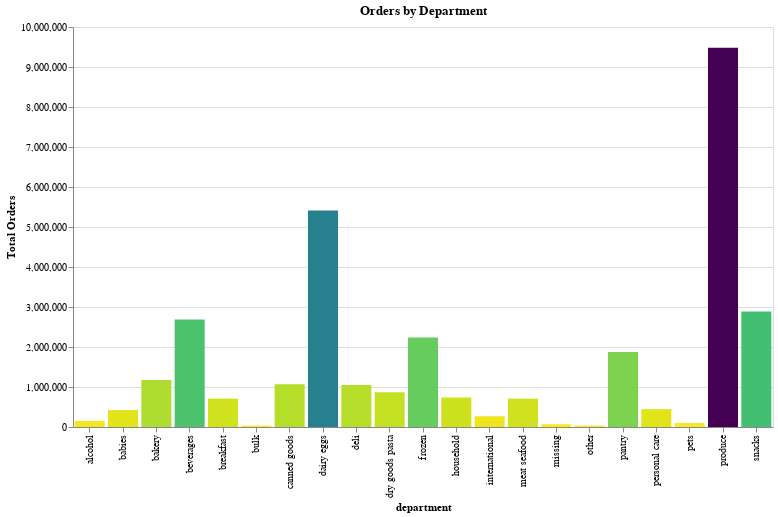

Notebook source saved alongside this figure:
### Code cell
chart_title = "Orders by Department"
x_label = "department:O"
y_label = 'freq:Q'
pct_of_orders = 'pct_orders:Q'
# sort_list = honeycrisp_df['index'].tolist()


alt.Chart(dept_stats).mark_bar().encode(
    alt.X(x_label, bin=False),
    alt.Y(y_label, title="Total Orders"),
    color = alt.Color(y_label, legend=None, sort="descending", scale=alt.Scale(scheme='viridis')),
    tooltip=[alt.Tooltip(x_label, title="Department"), alt.Tooltip(y_label), alt.Tooltip(pct_of_orders)]
    ).properties(title=chart_title, width=700, height=400)

### Figure 1 — Vega-Lite specification as saved in the notebook (floating-point values rounded to 4 significant figures)
{"$schema": "https://vega.github.io/schema/vega-lite/v2.6.0.json", "config": {"background": "white", "view": {"height": 300, "width": 400}}, "data": {"name": "data-3e73da957ef4674121d9f2932c31a7b2"}, "datasets": {"data-3e73da957ef4674121d9f2932c31a7b2": [{"department": "produce", "department_id": 4, "freq": 9479291, "pct_orders": 29.23}, {"department": "dairy eggs", "department_id": 16, "freq": 5414016, "pct_orders": 16.69}, {"department": "snacks", "department_id": 19, "freq": 2887550, "pct_orders": 8.9}, {"department": "beverages", "department_id": 7, "freq": 2690129, "pct_orders": 8.29}, {"department": "frozen", "department_id": 1, "freq": 2236432, "pct_orders": 6.9}, {"department": "pantry", "department_id": 13, "freq": 1875577, "pct_orders": 5.78}, {"department": "bakery", "department_id": 3, "freq": 1176787, "pct_orders": 3.63}, {"department": "canned goods", "department_id": 15, "freq": 1068058, "pct_orders": 3.29}, {"department": "deli", "department_id": 20, "freq": 1051249, "pct_orders": 3.24}, {"department": "dry goods pasta", "department_id": 9, "freq": 866627, "pct_orders": 2.67}, {"department": "household", "department_id": 17, "freq": 738666, "pct_orders": 2.28}, {"department": "breakfast", "department_id": 14, "freq": 709569, "pct_orders": 2.19}, {"department": "meat seafood", "department_id": 12, "freq": 708931, "pct_orders": 2.19}, {"department": "personal care", "department_id": 11, "freq": 447123, "pct_orders": 1.38}, {"department": "babies", "department_id": 18, "freq": 423802, "pct_orders": 1.31}, {"department": "international", "department_id": 6, "freq": 269253, "pct_orders": 0.83}, {"department": "alcohol", "department_id": 5, "freq": 153696, "pct_orders": 0.47}, {"department": "pets", "department_id": 8, "freq": 97724, "pct_orders": 0.3}, {"department": "missing", "department_id": 21, "freq": 69145, "pct_orders": 0.21}, {"department": "other", "department_id": 2, "freq": 36291, "pct_orders": 0.11}, {"department": "bulk", "department_id": 10, "freq": 34573, "pct_orders": 0.11}]}, "encoding": {"color": {"field": "freq", "legend": null, "scale": {"scheme": "viridis"}, "sort": "descending", "type": "quantitative"}, "tooltip": [{"field": "department", "title": "Department", "type": "ordinal"}, {"field": "freq", "type": "quantitative"}, {"field": "pct_orders", "type": "quantitative"}], "x": {"bin": false, "field": "department", "type": "ordinal"}, "y": {"field": "freq", "title": "Total Orders", "type": "quantitative"}}, "height": 400, "mark": "bar", "title": "Orders by Department", "width": 700}
